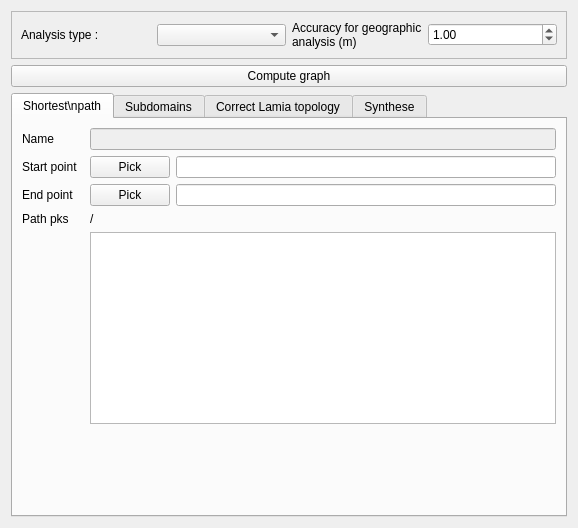
<?xml version="1.0" encoding="UTF-8"?>
<ui version="4.0">
 <class>Form</class>
 <widget class="QWidget" name="Form">
  <property name="geometry">
   <rect>
    <x>0</x>
    <y>0</y>
    <width>578</width>
    <height>528</height>
   </rect>
  </property>
  <property name="windowTitle">
   <string>Form</string>
  </property>
  <layout class="QGridLayout" name="gridLayout" rowstretch="1,1,10,0">
   <item row="1" column="0">
    <widget class="QPushButton" name="pushButton_computegraph">
     <property name="text">
      <string>Compute graph</string>
     </property>
    </widget>
   </item>
   <item row="0" column="0">
    <widget class="QFrame" name="frame_3">
     <property name="frameShape">
      <enum>QFrame::StyledPanel</enum>
     </property>
     <property name="frameShadow">
      <enum>QFrame::Raised</enum>
     </property>
     <layout class="QGridLayout" name="gridLayout_4">
      <item row="0" column="2">
       <widget class="QLabel" name="label_7">
        <property name="text">
         <string>Accuracy for geographic analysis (m)</string>
        </property>
        <property name="wordWrap">
         <bool>true</bool>
        </property>
       </widget>
      </item>
      <item row="0" column="1">
       <widget class="QComboBox" name="comboBox_analysistype"/>
      </item>
      <item row="0" column="3">
       <widget class="QDoubleSpinBox" name="doubleSpinBox_analysisaccuracy">
        <property name="singleStep">
         <double>0.500000000000000</double>
        </property>
        <property name="value">
         <double>1.000000000000000</double>
        </property>
       </widget>
      </item>
      <item row="0" column="0">
       <widget class="QLabel" name="label_5">
        <property name="text">
         <string>Analysis type : </string>
        </property>
        <property name="wordWrap">
         <bool>true</bool>
        </property>
       </widget>
      </item>
     </layout>
    </widget>
   </item>
   <item row="2" column="0">
    <widget class="QTabWidget" name="tabWidget">
     <property name="currentIndex">
      <number>0</number>
     </property>
     <widget class="QWidget" name="tab">
      <attribute name="title">
       <string>Shortest\npath</string>
      </attribute>
      <layout class="QGridLayout" name="gridLayout_2">
       <item row="5" column="0" colspan="4">
        <spacer name="verticalSpacer">
         <property name="orientation">
          <enum>Qt::Vertical</enum>
         </property>
         <property name="sizeHint" stdset="0">
          <size>
           <width>20</width>
           <height>40</height>
          </size>
         </property>
        </spacer>
       </item>
       <item row="2" column="0">
        <widget class="QLabel" name="label_3">
         <property name="text">
          <string>End point</string>
         </property>
        </widget>
       </item>
       <item row="1" column="3">
        <widget class="QLineEdit" name="lineEdit_start"/>
       </item>
       <item row="3" column="2" colspan="2">
        <widget class="QLabel" name="label_pathpks">
         <property name="text">
          <string>/</string>
         </property>
         <property name="wordWrap">
          <bool>true</bool>
         </property>
        </widget>
       </item>
       <item row="3" column="0">
        <widget class="QLabel" name="label_6">
         <property name="text">
          <string>Path pks</string>
         </property>
        </widget>
       </item>
       <item row="1" column="2">
        <widget class="QPushButton" name="pushButton_pickstart">
         <property name="text">
          <string>Pick</string>
         </property>
        </widget>
       </item>
       <item row="0" column="0">
        <widget class="QLabel" name="label_4">
         <property name="text">
          <string>Name</string>
         </property>
        </widget>
       </item>
       <item row="2" column="3">
        <widget class="QLineEdit" name="lineEdit_end"/>
       </item>
       <item row="0" column="2" colspan="2">
        <widget class="QLineEdit" name="lineEdit_nom">
         <property name="enabled">
          <bool>false</bool>
         </property>
        </widget>
       </item>
       <item row="2" column="2">
        <widget class="QPushButton" name="pushButton_pickend">
         <property name="text">
          <string>Pick</string>
         </property>
        </widget>
       </item>
       <item row="1" column="0">
        <widget class="QLabel" name="label_2">
         <property name="text">
          <string>Start point</string>
         </property>
        </widget>
       </item>
       <item row="4" column="2" colspan="2">
        <widget class="QTextBrowser" name="textBrowser_pathpks"/>
       </item>
      </layout>
     </widget>
     <widget class="QWidget" name="tab_3">
      <attribute name="title">
       <string>Subdomains</string>
      </attribute>
      <layout class="QVBoxLayout" name="verticalLayout">
       <item>
        <widget class="QFrame" name="frame_2">
         <property name="frameShape">
          <enum>QFrame::StyledPanel</enum>
         </property>
         <property name="frameShadow">
          <enum>QFrame::Raised</enum>
         </property>
         <layout class="QGridLayout" name="gridLayout_3">
          <item row="0" column="0" colspan="2">
           <widget class="QPushButton" name="pushButton_analysesubdomains">
            <property name="text">
             <string>Find subdomains</string>
            </property>
           </widget>
          </item>
         </layout>
        </widget>
       </item>
       <item>
        <widget class="QTableWidget" name="tableWidget_subdomains"/>
       </item>
      </layout>
     </widget>
     <widget class="QWidget" name="tab_4">
      <attribute name="title">
       <string>Correct Lamia topology</string>
      </attribute>
      <layout class="QVBoxLayout" name="verticalLayout_2">
       <item>
        <widget class="QPushButton" name="pushButton_correcttopology">
         <property name="text">
          <string>GO !</string>
         </property>
        </widget>
       </item>
       <item>
        <widget class="QCheckBox" name="checkBox_correctmissing">
         <property name="text">
          <string>Correct only missing edge link</string>
         </property>
         <property name="checked">
          <bool>true</bool>
         </property>
        </widget>
       </item>
       <item>
        <widget class="QCheckBox" name="checkBox_createnode">
         <property name="text">
          <string>Create missing nodes</string>
         </property>
         <property name="checked">
          <bool>false</bool>
         </property>
        </widget>
       </item>
       <item>
        <spacer name="verticalSpacer_2">
         <property name="orientation">
          <enum>Qt::Vertical</enum>
         </property>
         <property name="sizeHint" stdset="0">
          <size>
           <width>20</width>
           <height>40</height>
          </size>
         </property>
        </spacer>
       </item>
      </layout>
     </widget>
     <widget class="QWidget" name="tab_2">
      <attribute name="title">
       <string>Synthese</string>
      </attribute>
      <layout class="QVBoxLayout" name="verticalLayout_4" stretch="0,5">
       <item>
        <widget class="QFrame" name="frame">
         <property name="frameShape">
          <enum>QFrame::StyledPanel</enum>
         </property>
         <property name="frameShadow">
          <enum>QFrame::Raised</enum>
         </property>
         <layout class="QHBoxLayout" name="horizontalLayout_3" stretch="1,1,0,0">
          <item>
           <widget class="QLabel" name="label">
            <property name="text">
             <string>theme</string>
            </property>
           </widget>
          </item>
          <item>
           <widget class="QComboBox" name="comboBox_chart_theme"/>
          </item>
          <item>
           <widget class="QCheckBox" name="checkBox_track">
            <property name="text">
             <string>Activer le tracking</string>
            </property>
            <property name="checked">
             <bool>true</bool>
            </property>
           </widget>
          </item>
          <item>
           <widget class="QCheckBox" name="checkBox_coords">
            <property name="text">
             <string>Montrer les corrdonnées</string>
            </property>
            <property name="checked">
             <bool>true</bool>
            </property>
           </widget>
          </item>
         </layout>
        </widget>
       </item>
       <item>
        <widget class="QFrame" name="frame_chart">
         <property name="frameShape">
          <enum>QFrame::StyledPanel</enum>
         </property>
         <property name="frameShadow">
          <enum>QFrame::Raised</enum>
         </property>
         <layout class="QVBoxLayout" name="verticalLayout_5"/>
        </widget>
       </item>
      </layout>
     </widget>
    </widget>
   </item>
  </layout>
 </widget>
 <resources/>
 <connections/>
</ui>
